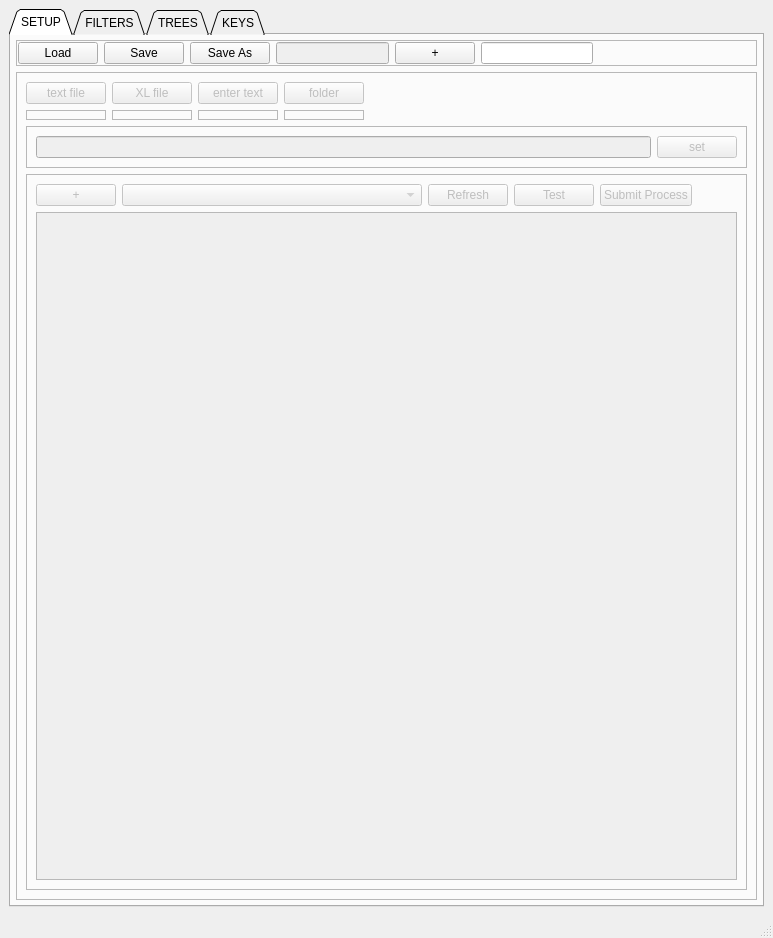
<?xml version="1.0" encoding="UTF-8"?>
<ui version="4.0">
 <class>MainWindow</class>
 <widget class="QMainWindow" name="MainWindow">
  <property name="geometry">
   <rect>
    <x>0</x>
    <y>0</y>
    <width>773</width>
    <height>938</height>
   </rect>
  </property>
  <property name="windowTitle">
   <string>MainWindow</string>
  </property>
  <widget class="QWidget" name="centralwidget">
   <layout class="QHBoxLayout" name="horizontalLayout_22">
    <item>
     <widget class="QTabWidget" name="tabWidget">
      <property name="enabled">
       <bool>true</bool>
      </property>
      <property name="tabShape">
       <enum>QTabWidget::Triangular</enum>
      </property>
      <property name="currentIndex">
       <number>0</number>
      </property>
      <widget class="QWidget" name="tab_3">
       <attribute name="title">
        <string>SETUP</string>
       </attribute>
       <layout class="QVBoxLayout" name="verticalLayout_10">
        <property name="margin">
         <number>5</number>
        </property>
        <item>
         <widget class="QFrame" name="frame_8">
          <property name="maximumSize">
           <size>
            <width>850</width>
            <height>80</height>
           </size>
          </property>
          <property name="frameShape">
           <enum>QFrame::StyledPanel</enum>
          </property>
          <property name="frameShadow">
           <enum>QFrame::Raised</enum>
          </property>
          <property name="lineWidth">
           <number>2</number>
          </property>
          <layout class="QHBoxLayout" name="horizontalLayout_20">
           <property name="margin">
            <number>1</number>
           </property>
           <item>
            <widget class="QPushButton" name="load_setup_b">
             <property name="text">
              <string>Load</string>
             </property>
            </widget>
           </item>
           <item>
            <widget class="QPushButton" name="save_setup_b">
             <property name="text">
              <string>Save</string>
             </property>
            </widget>
           </item>
           <item>
            <widget class="QPushButton" name="saveas_setup_b">
             <property name="text">
              <string>Save As</string>
             </property>
            </widget>
           </item>
           <item>
            <widget class="QLineEdit" name="current_setup_le">
             <property name="enabled">
              <bool>false</bool>
             </property>
             <property name="minimumSize">
              <size>
               <width>0</width>
               <height>20</height>
              </size>
             </property>
            </widget>
           </item>
           <item>
            <widget class="QPushButton" name="new_setup_b">
             <property name="text">
              <string>+</string>
             </property>
            </widget>
           </item>
           <item>
            <widget class="QLineEdit" name="new_setup_le">
             <property name="enabled">
              <bool>true</bool>
             </property>
            </widget>
           </item>
           <item>
            <spacer name="horizontalSpacer_6">
             <property name="orientation">
              <enum>Qt::Horizontal</enum>
             </property>
             <property name="sizeHint" stdset="0">
              <size>
               <width>162</width>
               <height>20</height>
              </size>
             </property>
            </spacer>
           </item>
          </layout>
         </widget>
        </item>
        <item>
         <layout class="QVBoxLayout" name="verticalLayout_9">
          <item>
           <widget class="QFrame" name="file_input_frame">
            <property name="enabled">
             <bool>false</bool>
            </property>
            <property name="maximumSize">
             <size>
              <width>850</width>
              <height>16777215</height>
             </size>
            </property>
            <property name="frameShape">
             <enum>QFrame::StyledPanel</enum>
            </property>
            <property name="frameShadow">
             <enum>QFrame::Raised</enum>
            </property>
            <layout class="QVBoxLayout" name="verticalLayout_19">
             <item>
              <layout class="QHBoxLayout" name="horizontalLayout_30">
               <item>
                <layout class="QVBoxLayout" name="verticalLayout_8">
                 <item>
                  <widget class="QPushButton" name="text_file_type_b">
                   <property name="minimumSize">
                    <size>
                     <width>50</width>
                     <height>0</height>
                    </size>
                   </property>
                   <property name="text">
                    <string>text file</string>
                   </property>
                  </widget>
                 </item>
                 <item>
                  <widget class="QFrame" name="text_file_f">
                   <property name="minimumSize">
                    <size>
                     <width>0</width>
                     <height>10</height>
                    </size>
                   </property>
                   <property name="frameShape">
                    <enum>QFrame::StyledPanel</enum>
                   </property>
                   <property name="frameShadow">
                    <enum>QFrame::Raised</enum>
                   </property>
                   <layout class="QHBoxLayout" name="horizontalLayout_25">
                    <property name="margin">
                     <number>0</number>
                    </property>
                   </layout>
                  </widget>
                 </item>
                </layout>
               </item>
               <item>
                <layout class="QVBoxLayout" name="verticalLayout_17">
                 <item>
                  <widget class="QPushButton" name="xl_file_type_b">
                   <property name="minimumSize">
                    <size>
                     <width>50</width>
                     <height>0</height>
                    </size>
                   </property>
                   <property name="text">
                    <string>XL file</string>
                   </property>
                  </widget>
                 </item>
                 <item>
                  <widget class="QFrame" name="xl_f">
                   <property name="minimumSize">
                    <size>
                     <width>0</width>
                     <height>10</height>
                    </size>
                   </property>
                   <property name="frameShape">
                    <enum>QFrame::StyledPanel</enum>
                   </property>
                   <property name="frameShadow">
                    <enum>QFrame::Raised</enum>
                   </property>
                   <layout class="QHBoxLayout" name="horizontalLayout_10">
                    <property name="margin">
                     <number>0</number>
                    </property>
                   </layout>
                  </widget>
                 </item>
                </layout>
               </item>
               <item>
                <layout class="QVBoxLayout" name="verticalLayout_16">
                 <item>
                  <widget class="QPushButton" name="enter_text_type_b">
                   <property name="minimumSize">
                    <size>
                     <width>50</width>
                     <height>0</height>
                    </size>
                   </property>
                   <property name="text">
                    <string>enter text</string>
                   </property>
                  </widget>
                 </item>
                 <item>
                  <widget class="QFrame" name="enter_text_f">
                   <property name="minimumSize">
                    <size>
                     <width>0</width>
                     <height>10</height>
                    </size>
                   </property>
                   <property name="frameShape">
                    <enum>QFrame::StyledPanel</enum>
                   </property>
                   <property name="frameShadow">
                    <enum>QFrame::Raised</enum>
                   </property>
                   <layout class="QHBoxLayout" name="horizontalLayout_27">
                    <property name="margin">
                     <number>0</number>
                    </property>
                   </layout>
                  </widget>
                 </item>
                </layout>
               </item>
               <item>
                <layout class="QVBoxLayout" name="verticalLayout_15">
                 <item>
                  <widget class="QPushButton" name="folder_type_b">
                   <property name="minimumSize">
                    <size>
                     <width>50</width>
                     <height>0</height>
                    </size>
                   </property>
                   <property name="text">
                    <string>folder</string>
                   </property>
                  </widget>
                 </item>
                 <item>
                  <widget class="QFrame" name="folder_f">
                   <property name="frameShape">
                    <enum>QFrame::StyledPanel</enum>
                   </property>
                   <property name="frameShadow">
                    <enum>QFrame::Raised</enum>
                   </property>
                   <layout class="QHBoxLayout" name="horizontalLayout_26">
                    <property name="margin">
                     <number>0</number>
                    </property>
                   </layout>
                  </widget>
                 </item>
                </layout>
               </item>
               <item>
                <spacer name="horizontalSpacer_5">
                 <property name="orientation">
                  <enum>Qt::Horizontal</enum>
                 </property>
                 <property name="sizeHint" stdset="0">
                  <size>
                   <width>58</width>
                   <height>32</height>
                  </size>
                 </property>
                </spacer>
               </item>
              </layout>
             </item>
             <item>
              <widget class="QFrame" name="frame_9">
               <property name="frameShape">
                <enum>QFrame::StyledPanel</enum>
               </property>
               <property name="frameShadow">
                <enum>QFrame::Raised</enum>
               </property>
               <layout class="QVBoxLayout" name="verticalLayout_18">
                <item>
                 <layout class="QHBoxLayout" name="horizontalLayout_19">
                  <item>
                   <widget class="QLineEdit" name="set_file_input_le"/>
                  </item>
                  <item>
                   <widget class="QPushButton" name="set_file_input_b">
                    <property name="text">
                     <string>set</string>
                    </property>
                   </widget>
                  </item>
                 </layout>
                </item>
               </layout>
              </widget>
             </item>
             <item>
              <widget class="QFrame" name="frame_10">
               <property name="frameShape">
                <enum>QFrame::StyledPanel</enum>
               </property>
               <property name="frameShadow">
                <enum>QFrame::Raised</enum>
               </property>
               <layout class="QVBoxLayout" name="verticalLayout_14">
                <item>
                 <layout class="QHBoxLayout" name="horizontalLayout_29">
                  <item>
                   <widget class="QPushButton" name="new_output_b_2">
                    <property name="maximumSize">
                     <size>
                      <width>100</width>
                      <height>16777215</height>
                     </size>
                    </property>
                    <property name="text">
                     <string>+</string>
                    </property>
                   </widget>
                  </item>
                  <item>
                   <widget class="QComboBox" name="new_output_cb_2">
                    <property name="minimumSize">
                     <size>
                      <width>300</width>
                      <height>0</height>
                     </size>
                    </property>
                   </widget>
                  </item>
                  <item>
                   <widget class="QPushButton" name="refresh_outputs_b">
                    <property name="maximumSize">
                     <size>
                      <width>110</width>
                      <height>16777215</height>
                     </size>
                    </property>
                    <property name="text">
                     <string>Refresh</string>
                    </property>
                   </widget>
                  </item>
                  <item>
                   <widget class="QPushButton" name="test_process_b">
                    <property name="minimumSize">
                     <size>
                      <width>60</width>
                      <height>0</height>
                     </size>
                    </property>
                    <property name="text">
                     <string>Test</string>
                    </property>
                   </widget>
                  </item>
                  <item>
                   <widget class="QPushButton" name="submit_process_b">
                    <property name="text">
                     <string>Submit Process</string>
                    </property>
                   </widget>
                  </item>
                  <item>
                   <spacer name="horizontalSpacer_9">
                    <property name="orientation">
                     <enum>Qt::Horizontal</enum>
                    </property>
                    <property name="sizeHint" stdset="0">
                     <size>
                      <width>13</width>
                      <height>20</height>
                     </size>
                    </property>
                   </spacer>
                  </item>
                 </layout>
                </item>
                <item>
                 <widget class="QListWidget" name="outputs_lw"/>
                </item>
               </layout>
              </widget>
             </item>
            </layout>
           </widget>
          </item>
         </layout>
        </item>
       </layout>
      </widget>
      <widget class="QWidget" name="tab_4">
       <property name="enabled">
        <bool>false</bool>
       </property>
       <attribute name="title">
        <string>FILTERS</string>
       </attribute>
       <layout class="QHBoxLayout" name="horizontalLayout_28">
        <property name="margin">
         <number>2</number>
        </property>
        <item>
         <layout class="QHBoxLayout" name="horizontalLayout_23">
          <item>
           <layout class="QVBoxLayout" name="verticalLayout_11">
            <item>
             <layout class="QVBoxLayout" name="verticalLayout_12">
              <item>
               <widget class="QFrame" name="frame_7">
                <property name="maximumSize">
                 <size>
                  <width>500</width>
                  <height>16777215</height>
                 </size>
                </property>
                <property name="frameShape">
                 <enum>QFrame::StyledPanel</enum>
                </property>
                <property name="frameShadow">
                 <enum>QFrame::Raised</enum>
                </property>
                <layout class="QVBoxLayout" name="verticalLayout_13">
                 <item>
                  <widget class="QCheckBox" name="show_all_vars_bc">
                   <property name="text">
                    <string>show all enteries</string>
                   </property>
                   <property name="checked">
                    <bool>true</bool>
                   </property>
                  </widget>
                 </item>
                 <item>
                  <widget class="QLineEdit" name="filters_le">
                   <property name="maximumSize">
                    <size>
                     <width>500</width>
                     <height>16777215</height>
                    </size>
                   </property>
                  </widget>
                 </item>
                </layout>
               </widget>
              </item>
             </layout>
            </item>
            <item>
             <widget class="QWidget" name="widget" native="true">
              <property name="maximumSize">
               <size>
                <width>500</width>
                <height>16777215</height>
               </size>
              </property>
              <layout class="QHBoxLayout" name="horizontalLayout_21">
               <property name="margin">
                <number>2</number>
               </property>
               <item>
                <layout class="QHBoxLayout" name="horizontalLayout_24">
                 <item>
                  <widget class="QPushButton" name="new_filter_b">
                   <property name="maximumSize">
                    <size>
                     <width>80</width>
                     <height>16777215</height>
                    </size>
                   </property>
                   <property name="text">
                    <string>+</string>
                   </property>
                  </widget>
                 </item>
                 <item>
                  <widget class="QComboBox" name="new_filter_cb">
                   <property name="minimumSize">
                    <size>
                     <width>200</width>
                     <height>0</height>
                    </size>
                   </property>
                  </widget>
                 </item>
                 <item>
                  <widget class="QPushButton" name="refresh_filters_b">
                   <property name="maximumSize">
                    <size>
                     <width>110</width>
                     <height>16777215</height>
                    </size>
                   </property>
                   <property name="text">
                    <string>Refresh Filters</string>
                   </property>
                  </widget>
                 </item>
                 <item>
                  <spacer name="horizontalSpacer_7">
                   <property name="orientation">
                    <enum>Qt::Horizontal</enum>
                   </property>
                   <property name="sizeHint" stdset="0">
                    <size>
                     <width>5</width>
                     <height>20</height>
                    </size>
                   </property>
                  </spacer>
                 </item>
                </layout>
               </item>
              </layout>
             </widget>
            </item>
            <item>
             <widget class="QListWidget" name="filters_lw">
              <property name="maximumSize">
               <size>
                <width>500</width>
                <height>16777215</height>
               </size>
              </property>
             </widget>
            </item>
           </layout>
          </item>
         </layout>
        </item>
        <item>
         <widget class="QListWidget" name="data_object_lw"/>
        </item>
       </layout>
      </widget>
      <widget class="QWidget" name="tab">
       <attribute name="title">
        <string>TREES</string>
       </attribute>
       <layout class="QHBoxLayout" name="horizontalLayout_6">
        <property name="spacing">
         <number>5</number>
        </property>
        <property name="margin">
         <number>5</number>
        </property>
        <item>
         <layout class="QVBoxLayout" name="verticalLayout_4">
          <property name="spacing">
           <number>5</number>
          </property>
          <property name="sizeConstraint">
           <enum>QLayout::SetMaximumSize</enum>
          </property>
          <item>
           <layout class="QVBoxLayout" name="verticalLayout_3">
            <item>
             <layout class="QVBoxLayout" name="verticalLayout_2">
              <property name="sizeConstraint">
               <enum>QLayout::SetDefaultConstraint</enum>
              </property>
              <item>
               <widget class="QFrame" name="frame">
                <property name="maximumSize">
                 <size>
                  <width>400</width>
                  <height>16777215</height>
                 </size>
                </property>
                <property name="frameShape">
                 <enum>QFrame::StyledPanel</enum>
                </property>
                <property name="frameShadow">
                 <enum>QFrame::Raised</enum>
                </property>
                <layout class="QHBoxLayout" name="horizontalLayout_7">
                 <property name="margin">
                  <number>2</number>
                 </property>
                 <item>
                  <layout class="QHBoxLayout" name="horizontalLayout_4">
                   <property name="spacing">
                    <number>2</number>
                   </property>
                   <property name="sizeConstraint">
                    <enum>QLayout::SetFixedSize</enum>
                   </property>
                   <property name="leftMargin">
                    <number>1</number>
                   </property>
                   <item>
                    <widget class="QPushButton" name="new_tree_b">
                     <property name="text">
                      <string>new Tree</string>
                     </property>
                    </widget>
                   </item>
                   <item>
                    <widget class="QPushButton" name="remove_tree_b">
                     <property name="text">
                      <string>remove Tree</string>
                     </property>
                    </widget>
                   </item>
                   <item>
                    <spacer name="horizontalSpacer">
                     <property name="orientation">
                      <enum>Qt::Horizontal</enum>
                     </property>
                     <property name="sizeHint" stdset="0">
                      <size>
                       <width>40</width>
                       <height>20</height>
                      </size>
                     </property>
                    </spacer>
                   </item>
                  </layout>
                 </item>
                </layout>
               </widget>
              </item>
              <item>
               <widget class="QLineEdit" name="new_tree_le">
                <property name="maximumSize">
                 <size>
                  <width>400</width>
                  <height>16777215</height>
                 </size>
                </property>
               </widget>
              </item>
              <item>
               <widget class="QListWidget" name="new_tree_lw">
                <property name="maximumSize">
                 <size>
                  <width>400</width>
                  <height>16777215</height>
                 </size>
                </property>
               </widget>
              </item>
              <item>
               <spacer name="verticalSpacer">
                <property name="orientation">
                 <enum>Qt::Vertical</enum>
                </property>
                <property name="sizeType">
                 <enum>QSizePolicy::Expanding</enum>
                </property>
                <property name="sizeHint" stdset="0">
                 <size>
                  <width>20</width>
                  <height>40</height>
                 </size>
                </property>
               </spacer>
              </item>
             </layout>
            </item>
            <item>
             <widget class="QFrame" name="frame">
              <property name="maximumSize">
               <size>
                <width>400</width>
                <height>16777215</height>
               </size>
              </property>
              <property name="frameShape">
               <enum>QFrame::StyledPanel</enum>
              </property>
              <property name="frameShadow">
               <enum>QFrame::Raised</enum>
              </property>
              <layout class="QHBoxLayout" name="horizontalLayout_8">
               <property name="margin">
                <number>2</number>
               </property>
               <item>
                <layout class="QHBoxLayout" name="horizontalLayout_5">
                 <property name="spacing">
                  <number>2</number>
                 </property>
                 <property name="sizeConstraint">
                  <enum>QLayout::SetMaximumSize</enum>
                 </property>
                 <property name="leftMargin">
                  <number>1</number>
                 </property>
                 <property name="topMargin">
                  <number>0</number>
                 </property>
                 <property name="rightMargin">
                  <number>0</number>
                 </property>
                 <property name="bottomMargin">
                  <number>0</number>
                 </property>
                 <item>
                  <widget class="QPushButton" name="new_variable_b">
                   <property name="text">
                    <string>new Variable</string>
                   </property>
                  </widget>
                 </item>
                 <item>
                  <widget class="QPushButton" name="remove_variable_b">
                   <property name="text">
                    <string>remove Variable</string>
                   </property>
                  </widget>
                 </item>
                 <item>
                  <spacer name="horizontalSpacer_2">
                   <property name="orientation">
                    <enum>Qt::Horizontal</enum>
                   </property>
                   <property name="sizeType">
                    <enum>QSizePolicy::Expanding</enum>
                   </property>
                   <property name="sizeHint" stdset="0">
                    <size>
                     <width>40</width>
                     <height>20</height>
                    </size>
                   </property>
                  </spacer>
                 </item>
                </layout>
               </item>
              </layout>
             </widget>
            </item>
            <item>
             <widget class="QLineEdit" name="new_variabl_le">
              <property name="maximumSize">
               <size>
                <width>400</width>
                <height>16777215</height>
               </size>
              </property>
             </widget>
            </item>
            <item>
             <widget class="QListWidget" name="new_variable_lw">
              <property name="maximumSize">
               <size>
                <width>400</width>
                <height>16777215</height>
               </size>
              </property>
             </widget>
            </item>
            <item>
             <spacer name="verticalSpacer_2">
              <property name="orientation">
               <enum>Qt::Vertical</enum>
              </property>
              <property name="sizeHint" stdset="0">
               <size>
                <width>20</width>
                <height>40</height>
               </size>
              </property>
             </spacer>
            </item>
           </layout>
          </item>
         </layout>
        </item>
        <item>
         <layout class="QVBoxLayout" name="verticalLayout">
          <property name="spacing">
           <number>5</number>
          </property>
          <item>
           <layout class="QHBoxLayout" name="horizontalLayout_2">
            <item>
             <widget class="QLabel" name="tree_name_label">
              <property name="text">
               <string>name:</string>
              </property>
             </widget>
            </item>
            <item>
             <widget class="QLabel" name="tree_name_label_2">
              <property name="text">
               <string>none</string>
              </property>
             </widget>
            </item>
            <item>
             <spacer name="horizontalSpacer_3">
              <property name="orientation">
               <enum>Qt::Horizontal</enum>
              </property>
              <property name="sizeHint" stdset="0">
               <size>
                <width>40</width>
                <height>20</height>
               </size>
              </property>
             </spacer>
            </item>
           </layout>
          </item>
          <item>
           <widget class="QFrame" name="frame_2">
            <property name="frameShape">
             <enum>QFrame::StyledPanel</enum>
            </property>
            <property name="frameShadow">
             <enum>QFrame::Raised</enum>
            </property>
            <layout class="QHBoxLayout" name="horizontalLayout_9">
             <property name="margin">
              <number>2</number>
             </property>
             <item>
              <layout class="QHBoxLayout" name="horizontalLayout_3">
               <property name="spacing">
                <number>5</number>
               </property>
               <property name="sizeConstraint">
                <enum>QLayout::SetFixedSize</enum>
               </property>
               <item>
                <widget class="QPushButton" name="save_tree_b">
                 <property name="text">
                  <string>save tree</string>
                 </property>
                </widget>
               </item>
               <item>
                <widget class="QPushButton" name="change_root_path_b">
                 <property name="text">
                  <string>change root path</string>
                 </property>
                </widget>
               </item>
               <item>
                <spacer name="horizontalSpacer_4">
                 <property name="orientation">
                  <enum>Qt::Horizontal</enum>
                 </property>
                 <property name="sizeHint" stdset="0">
                  <size>
                   <width>40</width>
                   <height>20</height>
                  </size>
                 </property>
                </spacer>
               </item>
              </layout>
             </item>
            </layout>
           </widget>
          </item>
          <item>
           <layout class="QHBoxLayout" name="horizontalLayout">
            <item>
             <widget class="QLabel" name="root_path_label">
              <property name="text">
               <string>root path:</string>
              </property>
             </widget>
            </item>
            <item>
             <widget class="QLineEdit" name="root_path_le">
              <property name="enabled">
               <bool>true</bool>
              </property>
             </widget>
            </item>
           </layout>
          </item>
          <item>
           <widget class="QTreeView" name="tree_tv">
            <property name="enabled">
             <bool>true</bool>
            </property>
           </widget>
          </item>
         </layout>
        </item>
       </layout>
      </widget>
      <widget class="QWidget" name="tab_2">
       <attribute name="title">
        <string>KEYS</string>
       </attribute>
       <layout class="QVBoxLayout" name="verticalLayout_7">
        <property name="margin">
         <number>5</number>
        </property>
        <item>
         <layout class="QVBoxLayout" name="verticalLayout_5">
          <item>
           <widget class="QFrame" name="frame_4">
            <property name="maximumSize">
             <size>
              <width>850</width>
              <height>16777215</height>
             </size>
            </property>
            <property name="frameShape">
             <enum>QFrame::StyledPanel</enum>
            </property>
            <property name="frameShadow">
             <enum>QFrame::Raised</enum>
            </property>
            <layout class="QHBoxLayout" name="horizontalLayout_14">
             <property name="margin">
              <number>5</number>
             </property>
             <item>
              <layout class="QHBoxLayout" name="horizontalLayout_12">
               <item>
                <widget class="QLabel" name="label_2">
                 <property name="text">
                  <string>key:</string>
                 </property>
                </widget>
               </item>
               <item>
                <widget class="QLineEdit" name="key_te"/>
               </item>
              </layout>
             </item>
            </layout>
           </widget>
          </item>
          <item>
           <widget class="QFrame" name="frame_3">
            <property name="maximumSize">
             <size>
              <width>850</width>
              <height>16777215</height>
             </size>
            </property>
            <property name="frameShape">
             <enum>QFrame::StyledPanel</enum>
            </property>
            <property name="frameShadow">
             <enum>QFrame::Raised</enum>
            </property>
            <layout class="QHBoxLayout" name="horizontalLayout_13">
             <property name="margin">
              <number>5</number>
             </property>
             <item>
              <layout class="QHBoxLayout" name="horizontalLayout_11">
               <item>
                <widget class="QPushButton" name="new_key_b">
                 <property name="text">
                  <string>new key</string>
                 </property>
                </widget>
               </item>
               <item>
                <widget class="QPushButton" name="delete_key_b">
                 <property name="text">
                  <string>delete key</string>
                 </property>
                </widget>
               </item>
               <item>
                <widget class="QLabel" name="label">
                 <property name="text">
                  <string>name:</string>
                 </property>
                </widget>
               </item>
               <item>
                <widget class="QLineEdit" name="new_key_name_le"/>
               </item>
              </layout>
             </item>
            </layout>
           </widget>
          </item>
          <item>
           <widget class="QTableWidget" name="keys_tw">
            <property name="maximumSize">
             <size>
              <width>850</width>
              <height>16777215</height>
             </size>
            </property>
            <column>
             <property name="text">
              <string>NAME</string>
             </property>
            </column>
            <column>
             <property name="text">
              <string>KEY</string>
             </property>
            </column>
           </widget>
          </item>
         </layout>
        </item>
        <item>
         <layout class="QVBoxLayout" name="verticalLayout_6">
          <item>
           <widget class="QFrame" name="frame_5">
            <property name="maximumSize">
             <size>
              <width>850</width>
              <height>16777215</height>
             </size>
            </property>
            <property name="frameShape">
             <enum>QFrame::StyledPanel</enum>
            </property>
            <property name="frameShadow">
             <enum>QFrame::Raised</enum>
            </property>
            <layout class="QHBoxLayout" name="horizontalLayout_15">
             <property name="margin">
              <number>5</number>
             </property>
             <item>
              <layout class="QHBoxLayout" name="horizontalLayout_16">
               <item>
                <widget class="QLabel" name="label_3">
                 <property name="text">
                  <string>constant:</string>
                 </property>
                </widget>
               </item>
               <item>
                <widget class="QLineEdit" name="constant_te"/>
               </item>
              </layout>
             </item>
             <item>
              <widget class="QPushButton" name="constant_fiepath_te">
               <property name="text">
                <string>filepath</string>
               </property>
              </widget>
             </item>
            </layout>
           </widget>
          </item>
          <item>
           <widget class="QFrame" name="frame_6">
            <property name="maximumSize">
             <size>
              <width>850</width>
              <height>16777215</height>
             </size>
            </property>
            <property name="frameShape">
             <enum>QFrame::StyledPanel</enum>
            </property>
            <property name="frameShadow">
             <enum>QFrame::Raised</enum>
            </property>
            <layout class="QHBoxLayout" name="horizontalLayout_17">
             <property name="margin">
              <number>5</number>
             </property>
             <item>
              <layout class="QHBoxLayout" name="horizontalLayout_18">
               <item>
                <widget class="QPushButton" name="new_constant_b">
                 <property name="text">
                  <string>new constant</string>
                 </property>
                </widget>
               </item>
               <item>
                <widget class="QPushButton" name="delete_constant_b">
                 <property name="text">
                  <string>delete constant</string>
                 </property>
                </widget>
               </item>
               <item>
                <widget class="QLabel" name="label_4">
                 <property name="text">
                  <string>name:</string>
                 </property>
                </widget>
               </item>
               <item>
                <widget class="QLineEdit" name="new_constant_name_le"/>
               </item>
              </layout>
             </item>
            </layout>
           </widget>
          </item>
          <item>
           <widget class="QTableWidget" name="constants_tw">
            <property name="maximumSize">
             <size>
              <width>850</width>
              <height>16777215</height>
             </size>
            </property>
            <column>
             <property name="text">
              <string>NAME</string>
             </property>
            </column>
            <column>
             <property name="text">
              <string>CONSTANT</string>
             </property>
            </column>
           </widget>
          </item>
         </layout>
        </item>
       </layout>
      </widget>
     </widget>
    </item>
   </layout>
  </widget>
  <widget class="QMenuBar" name="menubar">
   <property name="geometry">
    <rect>
     <x>0</x>
     <y>0</y>
     <width>773</width>
     <height>22</height>
    </rect>
   </property>
  </widget>
  <widget class="QStatusBar" name="statusbar"/>
 </widget>
 <resources/>
 <connections/>
</ui>
